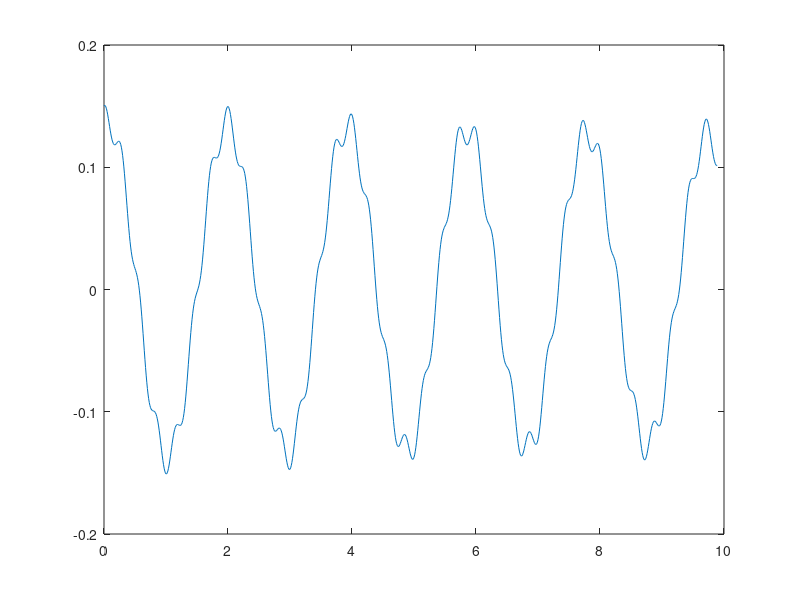

Write the MATLAB code that produced this figure.
clear variables; close all; clc

nStep = 990;
t_step = 0.01;

tspan = t_step*(0:nStep-1);

%% Slow oscillation

alpha = 10;
beta = 40;
delta = 0.02;

% x'' + delta x' + alpha * x + \beta x^3 = 0
% 
% x' = y
% y' = -delta* y - alpha * x - beta * x^3;

dxdt = @(x, alpha, beta, delta) [x(2); -delta * x(2) - alpha * x(1) - beta * x(1)^3];

x0 = rand(2,1);
[t1, y1] = ode45(@(t1,x)dxdt(x,alpha,beta,delta),tspan,x0);

plot(t1,y1(:,1))


%% Fast oscillation
omega = 22;

dydt = @(y, omega) [y(2); -omega^2 * y(1)];
y0 = rand(2,1);
[t2, y2] = ode45(@(t2,y)dydt(y,omega),tspan,y0);

plot(t2,y2(:,1))

%% Combined
if nnz(t1 ~= t2) > 0
    disp('Time vectors disagree')
end
epsilon = 20;

dzdt = @(z, alpha, beta, delta, omega) [z(2); -delta * z(2) - alpha * z(1) - beta * z(1)^3 - epsilon * z(3); z(4); -omega^2 * z(3)];

z0 = [x0; y0];

[t3, z] = ode45(@(t3,z)dzdt(z, alpha, beta, delta, omega),tspan,z0);

if nnz(t1 ~= t3) > 0
    disp('Time vectors disagree')
end

plot(t1,z(:,1))

%% Export data
t = t1;
save('testData.mat','y1','y2','z','t','alpha','beta','delta','omega','epsilon');

